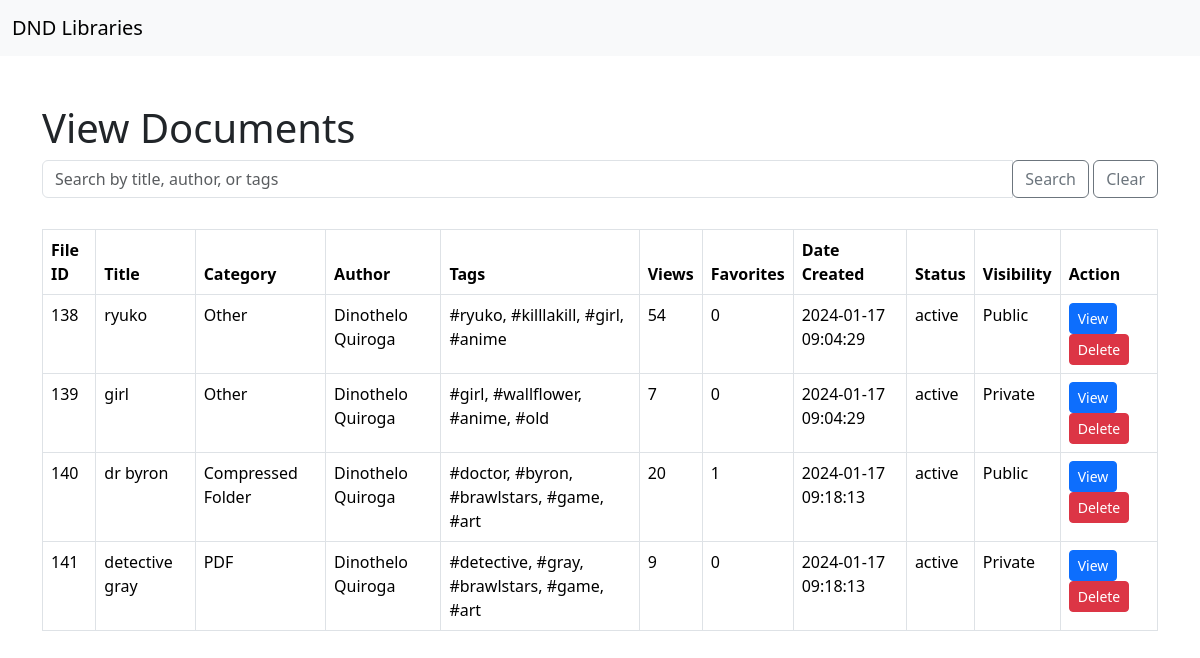
/view_documents.php, run on the app's committed database.
### tables this page shows
CREATE TABLE `documents` (
  `file_id` int(11) NOT NULL,
  `file` varchar(255) NOT NULL,
  `title` varchar(255) NOT NULL,
  `category` varchar(50) NOT NULL,
  `description` text DEFAULT NULL,
  `tags` varchar(255) DEFAULT NULL,
  `infoViews` int(11) DEFAULT 0,
  `favorites` int(11) DEFAULT 0,
  `dateCreated` timestamp NOT NULL DEFAULT current_timestamp(),
  `author` varchar(50) DEFAULT NULL,
  `size` int(11) NOT NULL,
  `status` varchar(255) NOT NULL DEFAULT 'inactive',
  `visibility` tinyint(1) DEFAULT 1
);

CREATE TABLE `users` (
  `user_id` int(11) NOT NULL,
  `firstName` varchar(255) DEFAULT NULL,
  `lastName` varchar(255) DEFAULT NULL,
  `email` varchar(255) DEFAULT NULL,
  `password` varchar(255) DEFAULT NULL,
  `roles` varchar(255) DEFAULT NULL,
  `created_at` datetime DEFAULT NULL
);

### view_documents.php (the view, shortened to what this page needs)
<?php
require_once 'config.php';
$sql = "SELECT d.file_id, d.title, d.category, d.author, d.tags, d.infoViews, d.favorites, d.dateCreated, d.status, d.visibility, u.firstName, u.lastName, u.roles
        FROM documents d
        LEFT JOIN users u ON d.author = u.user_id";
$result = mysqli_query($mysqli, $sql);
if ($result) {
    $uploadedDocuments = mysqli_fetch_all($result, MYSQLI_ASSOC);
} else {
    die("Error: " . mysqli_error($mysqli));
}
?>
<!DOCTYPE html>
<html lang="en">
<head>
    <link rel="stylesheet" href="https://cdn.jsdelivr.net/npm/bootstrap@5.3.2/dist/css/bootstrap.min.css">
    <link rel="stylesheet" href="css\bootstrap.min.css">
    <link rel="stylesheet" href="js\bootstrap.bundle.min.js">
</head>
<body>
<nav class="navbar navbar-expand-lg navbar-light bg-light">
    <div class="container-fluid">
        <a class="navbar-brand" href="admin_index.php">DND Libraries</a>
    </div>
</nav>
<div class="container mt-5">
    <h1>View Documents</h1>
    <div class="input-group mb-3">
        <input type="text" class="form-control search-bar" id="search" placeholder="Search by title, author, or tags">
        <div class="input-group-append">
            <button class="btn btn-outline-secondary" type="button" onclick="searchDocuments()">Search</button>
            <button class="btn btn-outline-secondary" type="button" onclick="clearSearch()">Clear</button>
        </div>
    </div>
    <div>
        <table class="table table-bordered">
            <thead>
                <tr>
                    <th>File ID</th>
                    <th>Title</th>
                    <th>Category</th>
                    <th>Author</th>
                    <th>Tags</th>
                    <th>Views</th>
                    <th>Favorites</th>
                    <th>Date Created</th>
                    <th>Status</th>
                    <th>Visibility</th>
                    <th>Action</th>
                </tr>
            </thead>
            <tbody>
                <?php
                if (!empty($uploadedDocuments)) {
                    foreach ($uploadedDocuments as $document) {
                        echo "<tr>";
                        echo "<td>" . $document['file_id'] . "</td>";
                        echo "<td>" . $document['title'] . "</td>";
                        echo "<td>" . $document['category'] . "</td>";
                        $authorName = !empty($document['firstName']) ? $document['firstName'] . ' ' . $document['lastName'] : "Deleted User";
                        echo "<td>" . $authorName . "</td>";
                        echo "<td>" . $document['tags'] . "</td>";
                        echo "<td>" . $document['infoViews'] . "</td>";
                        echo "<td>" . $document['favorites'] . "</td>";
                        echo "<td>" . $document['dateCreated'] . "</td>";
                        echo "<td>" . $document['status'] . "</td>";
                        echo "<td>" . ($document['visibility'] == 1 ? 'Public' : 'Private') . "</td>";
                        echo '<td>
                                  <a href="view_details.php?fileID=' . $document['file_id'] . '" class="btn btn-primary btn-sm">View</a>
                                  <a href="delete_document.php?fileID=' . $document['file_id'] . '" class="btn btn-danger btn-sm ml-1" onclick="return confirm(\'Are you sure you want to delete this document?\')">Delete</a>
                              </td>';
                        echo "</tr>";
                    }
                } else {
                    echo "<tr><td colspan='11'>No documents found.</td></tr>";
                }
                ?>
            </tbody>
        </table>
    </div>
</div>
</body>
</html>

### view_documents.php (style rules this page uses)
.search-bar { margin-bottom: 15px; }

### data on the page
documents: file_id "138", title "ryuko", category "Other", users.firstName+lastName "Dinothelo Quiroga", tags "#ryuko, #killlakill, #girl, #anime", infoViews "54", favorites "0", dateCreated "2024-01-17 09:04:29", status "active", visibility "Public"
documents: file_id "139", title "girl", category "Other", users.firstName+lastName "Dinothelo Quiroga", tags "#girl, #wallflower, #anime, #old", infoViews "7", favorites "0", dateCreated "2024-01-17 09:04:29", status "active", visibility "Private"
documents: file_id "140", title "dr byron", category "Compressed Folder", users.firstName+lastName "Dinothelo Quiroga", tags "#doctor, #byron, #brawlstars, #game, #art", infoViews "20", favorites "1", dateCreated "2024-01-17 09:18:13", status "active", visibility "Public"
documents: file_id "141", title "detective gray", category "PDF", users.firstName+lastName "Dinothelo Quiroga", tags "#detective, #gray, #brawlstars, #game, #art", infoViews "9", favorites "0", dateCreated "2024-01-17 09:18:13", status "active", visibility "Private"
